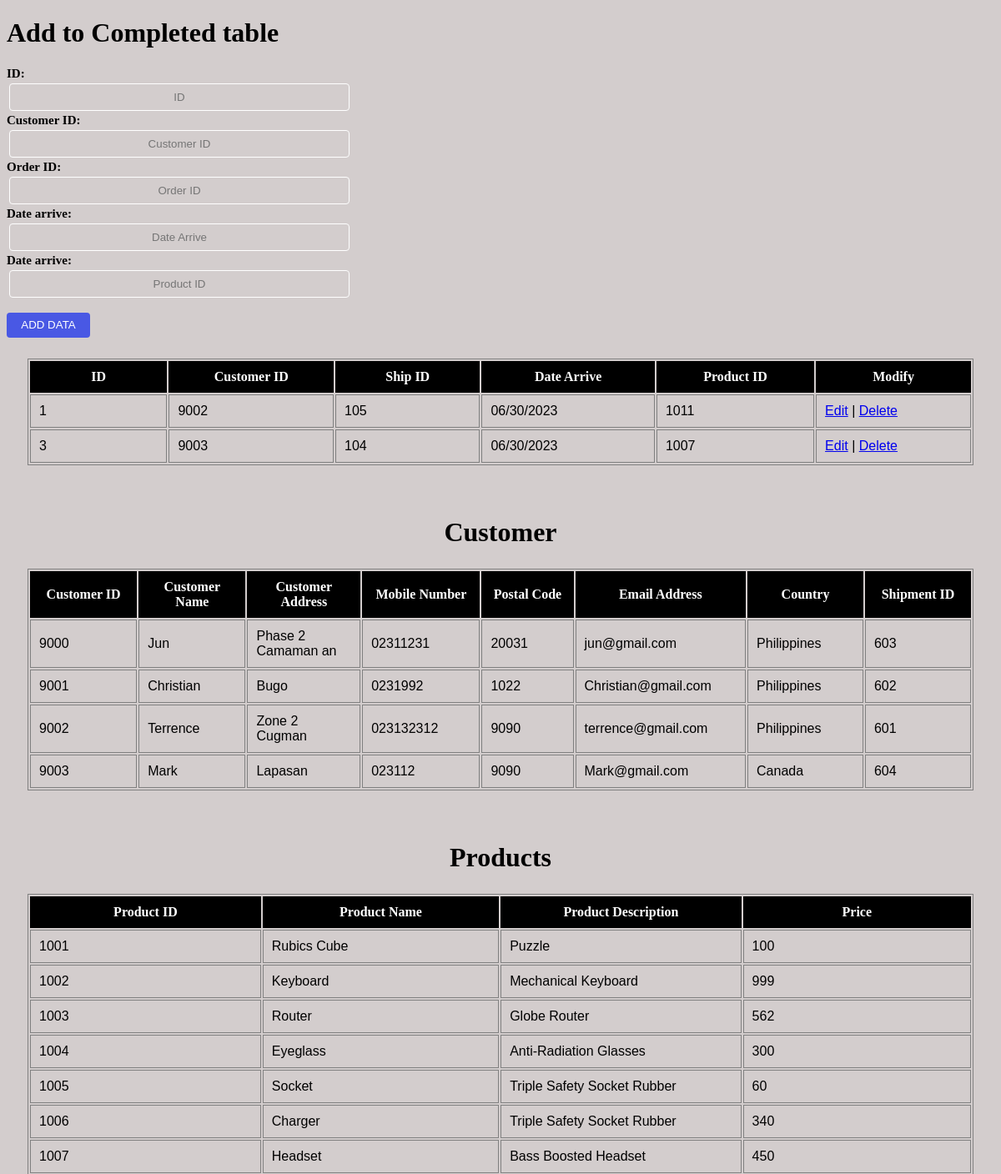
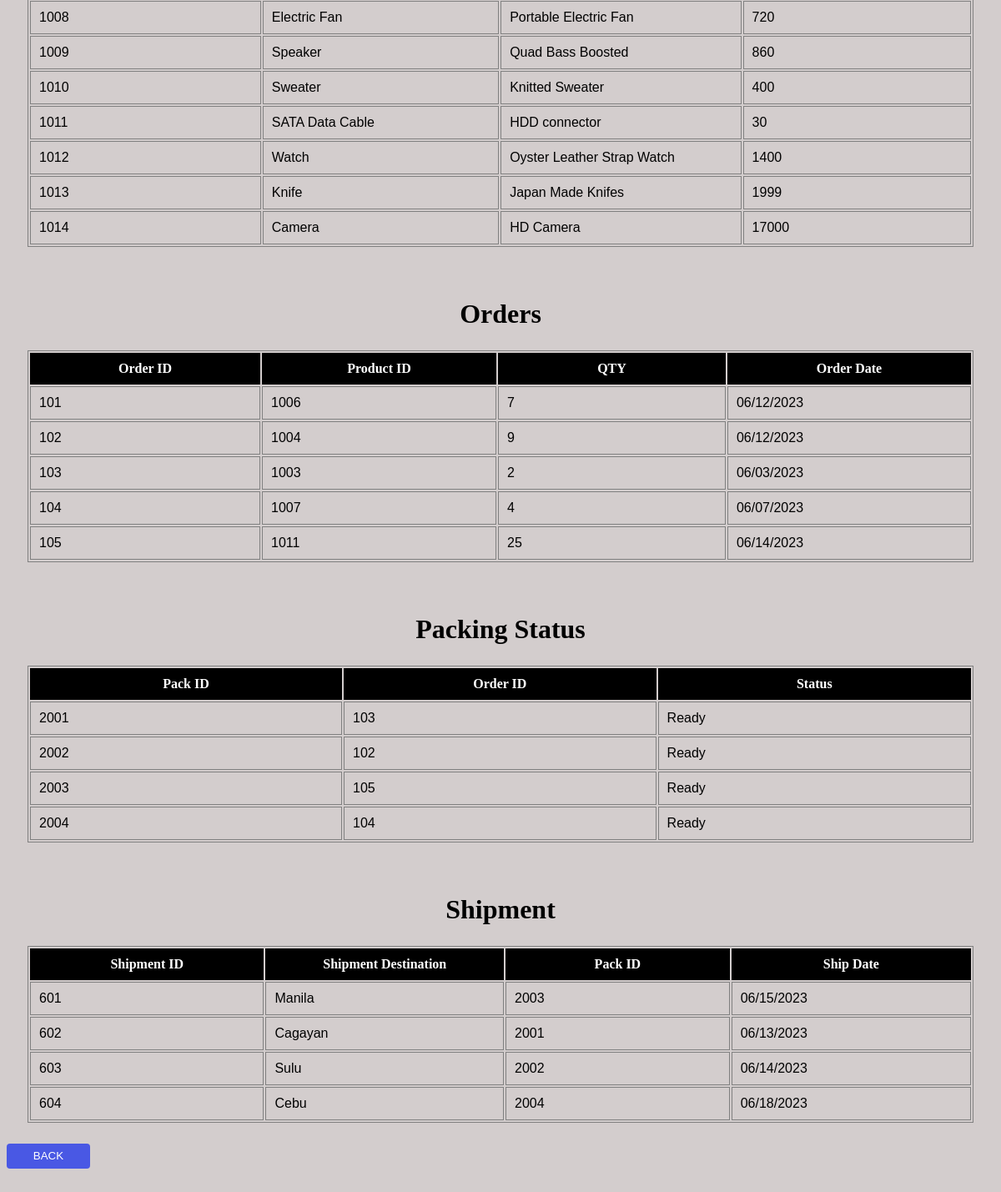
The page /completed.php on the database its author committed (2 pictures, top to bottom).
### tables this page shows
CREATE TABLE `completed` (
  `id` int(20) NOT NULL,
  `customer_id` int(20) DEFAULT NULL,
  `order_id` int(20) DEFAULT NULL,
  `date_arrive` varchar(255) DEFAULT NULL,
  `prod_id` int(20) DEFAULT NULL
);

CREATE TABLE `customer_info` (
  `customer_id` int(20) NOT NULL,
  `customer_name` varchar(250) DEFAULT NULL,
  `customer_address` varchar(250) DEFAULT NULL,
  `customer_number` varchar(250) DEFAULT NULL,
  `customer_postal` varchar(250) DEFAULT NULL,
  `customer_email` varchar(250) DEFAULT NULL,
  `customer_country` varchar(250) DEFAULT NULL,
  `ship_id` int(20) DEFAULT NULL,
  `order_id` int(20) DEFAULT NULL
);

CREATE TABLE `product` (
  `prod_id` int(20) NOT NULL,
  `prod_name` varchar(250) DEFAULT NULL,
  `prod_desc` varchar(250) DEFAULT NULL,
  `price` varchar(250) DEFAULT NULL
);

CREATE TABLE `orders` (
  `order_id` int(20) NOT NULL,
  `prod_id` int(20) DEFAULT NULL,
  `QTY` varchar(225) DEFAULT NULL,
  `order_date` varchar(255) DEFAULT NULL
);

CREATE TABLE `pack` (
  `pack_id` int(20) NOT NULL,
  `order_id` int(20) DEFAULT NULL,
  `status` varchar(225) DEFAULT NULL
);

CREATE TABLE `shipment` (
  `ship_id` int(20) NOT NULL,
  `ship_destination` varchar(250) DEFAULT NULL,
  `pack_id` int(20) DEFAULT NULL,
  `ship_date` varchar(255) DEFAULT NULL
);

### completed.php (the view, shortened to what this page needs)
<!DOCTYPE html>
<html lang="en">
<head>
</head>
<body>
    <h1>Add to Completed table</h1>
<form action="completedsave.php" method="POST">
        <div class="prod">ID:<br><input type="text" id="prod" name="id" placeholder="ID"required><br></div>
        <div class="prod">Customer ID:<br><input type="text" id="prod" name="customer_id" placeholder="Customer ID"required><br></div>
        <div class="prod">Order ID: <br><input type="text" id="prod" name="order_id" placeholder="Order ID"required><br></div>
        <div class="prod">Date arrive: <br><input type="text" id="prod" name="date_arrive" placeholder="Date Arrive"required><br></div>
        <div class="prod">Date arrive: <br><input type="text" id="prod" name="prod_id" placeholder="Product ID"required><br></div>
        <div class="subBtn"><input type="submit" id="AddBtn" name="submit" value="ADD DATA"></div>
    </form>
    <?php
        include("config.php");
        $sql = "SELECT * FROM completed";
        $result = $conn->query($sql);
        if ($result->num_rows > 0) {
            echo "<table>";
            echo "<tr>";
            echo "<th>ID</th><th>Customer ID</th><th>Ship ID</th><th>Date Arrive</th><th>Product ID</th><th>Modify</th>";
            echo "</tr>";
            while ($row = $result->fetch_assoc()) {
                echo "<tr>";
                echo "<td>" . $row['id'] . "</td>";
                echo "<td>" . $row['customer_id'] . "</td>";
                echo "<td>" . $row['order_id'] . "</td>";
                echo "<td>" . $row['date_arrive'] . "</td>";
                echo "<td>" . $row['prod_id'] . "</td>";
                echo "<td>";
                echo "<a href='customeredit.php?id=" . $row['customer_id'] . "'>Edit</a> | ";
                echo "<a href='customerdelete.php?id=" . $row['customer_id'] . "' onclick='return confirm(\"Are you sure you want to delete this item?\")'>Delete</a>";
                echo "</td>";
                echo "</tr>";
            }
            echo "</table>";
        }
    ?>
    <h1 class="header"><br>Customer</h1>
    <?php
        include("config.php");
        $sql = "SELECT * FROM customer_info";
        $result = $conn->query($sql);
        if ($result->num_rows > 0) {
            echo "<table>";
            echo "<tr>";
            echo "<th>Customer ID</th><th>Customer Name</th><th>Customer Address</th><th>Mobile Number</th><th>Postal Code</th><th>Email Address</th><th>Country</th><th>Shipment ID</th>";
            echo "</tr>";
            while ($row = $result->fetch_assoc()) {
                echo "<tr>";
                echo "<td>" . $row['customer_id'] . "</td>";
                echo "<td>" . $row['customer_name'] . "</td>";
                echo "<td>" . $row['customer_address'] . "</td>";
                echo "<td>" . $row['customer_number'] . "</td>";
                echo "<td>" . $row['customer_postal'] . "</td>";
                echo "<td>" . $row['customer_email'] . "</td>";
                echo "<td>" . $row['customer_country'] . "</td>";
                echo "<td>" . $row['ship_id'] . "</td>";
                echo "</tr>";
            }
            echo "</table>";
        }
    ?>
    <h1 class="header"><br>Products</h1>
    <?php
        include("config.php");
        $sql = "SELECT * FROM product";
        $result = $conn->query($sql);
        if ($result->num_rows > 0) {
            echo "<table>";
            echo "<tr>";
            echo "<th>Product ID</th><th>Product Name</th><th>Product Description</th><th>Price</th>";
            echo "</tr>";
            while ($row = $result->fetch_assoc()) {
                echo "<tr>";
                echo "<td>" . $row['prod_id'] . "</td>";
                echo "<td>" . $row['prod_name'] . "</td>";
                echo "<td>" . $row['prod_desc'] . "</td>";
                echo "<td>" . $row['price'] . "</td>";
                echo "</tr>";
            }
            echo "</table>";
        }
    ?>
    <h1 class="header"><br>Orders</h1>
    <?php
        include("config.php");
        $sql = "SELECT * FROM orders";
        $result = $conn->query($sql);
        if ($result->num_rows > 0) {
            echo "<table>";
            echo "<tr>";
            echo "<th>Order ID</th><th>Product ID</th><th>QTY</th><th>Order Date</th>";
            echo "</tr>";
            while ($row = $result->fetch_assoc()) {
                echo "<tr>";
                echo "<td>" . $row['order_id'] . "</td>";
                echo "<td>" . $row['prod_id'] . "</td>";
                echo "<td>" . $row['QTY'] . "</td>";
                echo "<td>" . $row['order_date'] . "</td>";
                echo "</tr>";
            }
            echo "</table>";
        }
    ?>
    <h1 class="header"><br>Packing Status</h1>
    <?php
        include("config.php");
        $sql = "SELECT * FROM pack";
        $result = $conn->query($sql);
        if ($result->num_rows > 0) {
            echo "<table>";
            echo "<tr>";
            echo "<th>Pack ID</th><th>Order ID</th><th>Status</th>";
            echo "</tr>";
            while ($row = $result->fetch_assoc()) {
                echo "<tr>";
                echo "<td>" . $row['pack_id'] . "</td>";
                echo "<td>" . $row['order_id'] . "</td>";
                echo "<td>" . $row['status'] . "</td>";
                echo "</tr>";
            }
            echo "</table>";
        }
    ?>
     <h1 class="header"><br>Shipment</h1>
    <?php
        include("config.php");
        $sql = "SELECT * FROM shipment";
        $result = $conn->query($sql);
        if ($result->num_rows > 0) {
            echo "<table>";
            echo "<tr>";
            echo "<th>Shipment ID</th><th>Shipment Destination</th><th>Pack ID</th><th>Ship Date</th>";
            echo "</tr>";
            while ($row = $result->fetch_assoc()) {
                echo "<tr>";
                echo "<td>" . $row['ship_id'] . "</td>";
                echo "<td>" . $row['ship_destination'] . "</td>";
                echo "<td>" . $row['pack_id'] . "</td>";
                echo "<td>" . $row['ship_date'] . "</td>";
                echo "</tr>";
            }
            echo "</table>";
        }
    ?>
      <form method="POST" action="index.php">
        <div class="backBtn"><input type="submit" id="BACKbtn" name="search" value="BACK"></div>
    </form>
</body>
</html>

### completed.php (style rules this page uses)
* { background-color: rgb(211, 205, 205); }
#prod { justify-content: center; width: 400px; height: 25px; padding: 3px; margin: 3px; border-radius: 4px; border: 1px solid white; text-align: center; }
.prod { font-size: 15px; font-family: 'Lucida Sans'; justify-content: center; align-items: center; display: row; color: black; font-weight: bold; }
#AddBtn { height: 30px; width: 100px; border-radius: 4px; border: 0; background-color: rgb(73, 88, 228); transition: 0.5s; color: white; margin-top: 15px; align-items: center; justify-content: center; display: flex; }
th { width: 400px; padding: 10px; background-color: black; color: white; }
tr { padding: 10px; }
table { border: 1px solid; border-color: gray; margin: 25px; }
td { border: 1px solid; border-color: gray; width: 50px; border-width: 1px; padding: 10px; font-family: 'Trebuchet MS', 'Lucida Sans Unicode', 'Lucida Grande', 'Lucida Sans', Arial, sans-serif; }
#BACKbtn { height: 30px; width: 100px; border-radius: 4px; border: 0; background-color: rgb(73, 88, 228); transition: 0.5s; color: white; margin-bottom: 20px; }
.header { text-align: center; }

### rows shown on the page
completed: id "1", customer "9002", order "105", date_arrive "06/30/2023", prod "1011"
completed: id "3", customer "9003", order "104", date_arrive "06/30/2023", prod "1007"
customer_info: customer_id "9000", customer_name "Jun", customer_address "Phase 2 Camaman an", customer_number "02311231", customer_postal "20031", customer_email "jun@gmail.com", customer_country "Philippines", ship "603"
customer_info: customer_id "9001", customer_name "Christian", customer_address "Bugo", customer_number "0231992", customer_postal "1022", customer_email "Christian@gmail.com", customer_country "Philippines", ship "602"
customer_info: customer_id "9002", customer_name "Terrence", customer_address "Zone 2 Cugman", customer_number "023132312", customer_postal "9090", customer_email "terrence@gmail.com", customer_country "Philippines", ship "601"
customer_info: customer_id "9003", customer_name "Mark", customer_address "Lapasan", customer_number "023112", customer_postal "9090", customer_email "Mark@gmail.com", customer_country "Canada", ship "604"
product: prod_id "1001", prod_name "Rubics Cube", prod_desc "Puzzle", price "100"
product: prod_id "1002", prod_name "Keyboard", prod_desc "Mechanical Keyboard", price "999"
product: prod_id "1003", prod_name "Router", prod_desc "Globe Router", price "562"
product: prod_id "1004", prod_name "Eyeglass", prod_desc "Anti-Radiation Glasses", price "300"
product: prod_id "1005", prod_name "Socket", prod_desc "Triple Safety Socket Rubber", price "60"
product: prod_id "1006", prod_name "Charger", prod_desc "Triple Safety Socket Rubber", price "340"
product: prod_id "1007", prod_name "Headset", prod_desc "Bass Boosted Headset", price "450"
product: prod_id "1008", prod_name "Electric Fan", prod_desc "Portable Electric Fan", price "720"
product: prod_id "1009", prod_name "Speaker", prod_desc "Quad Bass Boosted", price "860"
product: prod_id "1010", prod_name "Sweater", prod_desc "Knitted Sweater", price "400"
product: prod_id "1011", prod_name "SATA Data Cable", prod_desc "HDD connector", price "30"
product: prod_id "1012", prod_name "Watch", prod_desc "Oyster Leather Strap Watch", price "1400"
product: prod_id "1013", prod_name "Knife", prod_desc "Japan Made Knifes", price "1999"
product: prod_id "1014", prod_name "Camera", prod_desc "HD Camera", price "17000"
orders: order_id "101", prod "1006", QTY "7", order_date "06/12/2023"
orders: order_id "102", prod "1004", QTY "9", order_date "06/12/2023"
orders: order_id "103", prod "1003", QTY "2", order_date "06/03/2023"
orders: order_id "104", prod "1007", QTY "4", order_date "06/07/2023"
orders: order_id "105", prod "1011", QTY "25", order_date "06/14/2023"
pack: pack_id "2001", order "103", status "Ready"
pack: pack_id "2002", order "102", status "Ready"
pack: pack_id "2003", order "105", status "Ready"
pack: pack_id "2004", order "104", status "Ready"
shipment: ship_id "601", ship_destination "Manila", pack "2003", ship_date "06/15/2023"
shipment: ship_id "602", ship_destination "Cagayan", pack "2001", ship_date "06/13/2023"
shipment: ship_id "603", ship_destination "Sulu", pack "2002", ship_date "06/14/2023"
shipment: ship_id "604", ship_destination "Cebu", pack "2004", ship_date "06/18/2023"
